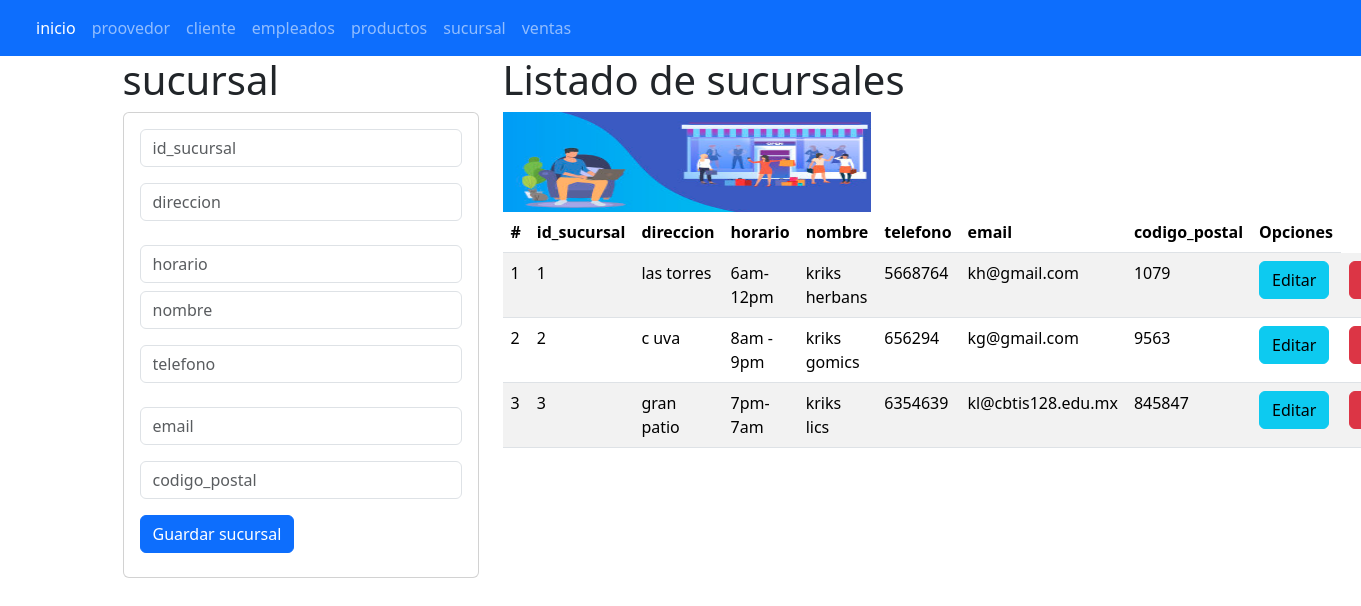
Screenshot of /sucursal with the database file from the repository.
### sucursal_app/models.py (models this page shows, shortened)
class sucursal(models.Model):
    id_sucursal = models.CharField(primary_key=True,max_length=6)
    direccion = models.CharField(max_length=45)
    horario = models.CharField(max_length=45)
    nombre = models.CharField(max_length=45)
    telefono = models.CharField(max_length=45)
    email = models.CharField(max_length=100)
    codigo_postal= models.CharField(max_length=15)

### sucursal_app/views.py (the view)
# urls.py: path("sucursal",views.inicio_vistasucursal,name="sucursal"),
def inicio_vistasucursal(request):
    lossucursals = sucursal.objects.all()
    return render(request,"gestionarsucursal.html",{"missucursals":lossucursals})

### sucursal_app/templates/gestionarsucursal.html
    {% extends "base.html" %}
    {% block cuerpo %}
    {% load static %}
    <div class="row">
    <div class="col-sm-12 col-md-4 col-lg-4 col-xl-4">
        <h1>sucursal</h1>
        <div class="card">
        <div class="card-body">
            <form action="registrarsucursal/" method="POST"> {% csrf_token %}
            <div class="form-group">
                <input type="text" id="txtidsucursal" name="txtidsucursal" placeholder="id_sucursal" minlength="1" maxlength="6" class="form-control" required>
            </div>
            <div class="form-group py-3">
                <input type="text" id="txtdireccion" name="txtdireccion" placeholder="direccion " maxlength="45" class="form-control" required>
            </div>
            <div class="form-group py-2">
                <input type="text" id="txthorario" name="txthorario" placeholder="horario" maxlength="100" class="form-control" required>
            </div>
            <div class="form-group">
                <input type="text" id="txtnombre" name="txtnombre" placeholder="nombre" maxlength="45" class="form-control" required>
            </div>
            <div class="form-group py-3">
                <input type="text" id="txttelefono" name="txttelefono" placeholder="telefono" maxlength="15" class="form-control" required>
            </div>
            <div class="form-group py-2">
                <input type="text" id="txtemail" name="txtemail" placeholder="email" maxlength="45" class="form-control" required>
            </div>
            <div class="form-group py-2">
                <input type="text" id="txtcodigo_postal" name="txtcodigo_postal" placeholder="codigo_postal" maxlength="45" class="form-control" required>
            </div>
            <div class="form-group py-2">
                <button type="submit" class="btn btn-primary">Guardar sucursal</button>
            </div>
            </form>
        </div>
        </div>
    </div>
    <div class="col-sm-12 col-md-8 col-lg-8 col-xl-8">
    <h1>Listado de sucursales</h1>
    <img class="w-50" src="{% static 'img/sucursal.png' %}" alt="nava" width="100" height="100"/>
    <table class="table table-striped">
        <thead>
        <tr>
            <th scope="col">#</th>
            <th scope="col">id_sucursal</th>
            <th scope="col">direccion</th>
            <th scope="col">horario</th>
            <th scope="col">nombre</th>
            <th scope="col">telefono</th>
            <th scope="col">email</th>
            <th scope="col">codigo_postal</th>
            <th>Opciones</th>
        </tr>
        </thead>
        <tbody>
        {% for m in missucursals %}
        <tr>
            <td> {{forloop.counter}} </td>
            <td> {{m.id_sucursal}} </td>
            <td> {{m.direccion}} </td>
            <td> {{m.horario}} </td>
            <td> {{m.nombre}} </td>
            <td> {{m.telefono}} </td>
            <td> {{m.email}} </td>
            <td> {{m.codigo_postal}} </td>
            <td> <a href="seleccionarsucursal/{{m.id_sucursal}}" class="btn btn-info"> Editar</a> </td>
            <td> <a href="borrarsucursal/{{m.id_sucursal}}" class="btn btn-danger"> Borrar</a> </td>
        </tr>
        {% endfor %}
        </tbody>
    </table>
    </div>
    {% endblock %}

### rows the page displays
sucursal: id_sucursal "1", direccion "las torres", horario "6am-12pm", nombre "kriks herbans", telefono "5668764", email "kh@gmail.com", codigo_postal "1079"
sucursal: id_sucursal "2", direccion "c uva", horario "8am - 9pm", nombre "kriks gomics", telefono "656294", email "kg@gmail.com", codigo_postal "9563"
sucursal: id_sucursal "3", direccion "gran patio", horario "7pm-7am", nombre "kriks lics", telefono "6354639", email "kl@cbtis128.edu.mx", codigo_postal "845847"
